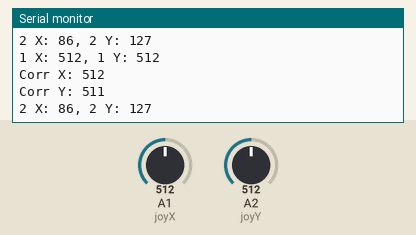
Bench run of a sketch on a simulated Arduino Uno, built with avr-gcc and run on an emulated ATmega328P. Shown: the last lines printed to the serial monitor. The inputs (shaded band) are chosen by the test bench; at power-on: A2 (joyY) = 512, A1 (joyX) = 512. No radio packets arrive unless stated.

Above: at 3.7 s.
3.8 s: A2 (joyY) set to 109
At 4.8 s:
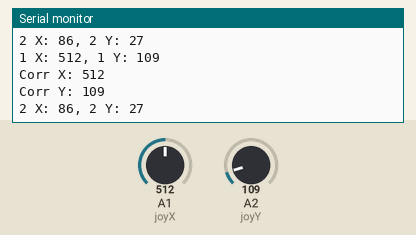
5.3 s: A2 (joyY) set to 93
At 5.8 s:
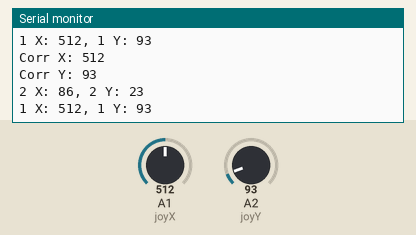
6.8 s: A1 (joyX) set to 11
At 7.9 s:
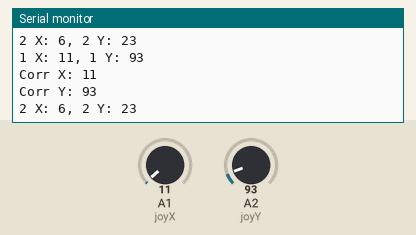
8.3 s: A1 (joyX) set to 8
At 9.0 s:
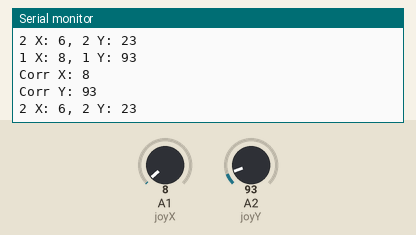
Timing chart, 0 to 11.3 s (numbered marks = the images above; inputs shaded):
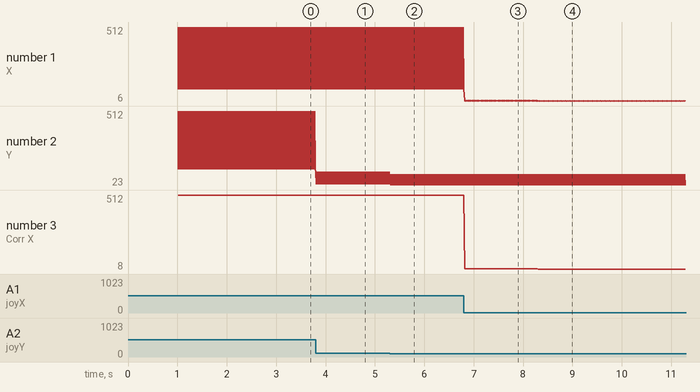

The sketch:

RCRemoteControl.ino
```cpp
#include <SPI.h>
#include "RF24.h"

RF24 myRadio (7, 8);
byte addresses[][6] = {"0"};


struct joystic_t
{
  int joyX;
  int joyY;
  int horn;
  int lights;
  char crypto[16] = "Q2hyaXN0b3NDYXI=";
  void clear()
  {
    joyX = 90;
    joyY = 128;
    lights = 0;
    horn = 0;
  }
};


typedef struct joystic_t JoysticS;
JoysticS joy_s;
const int x_joyB = 0;
const int joyX = 1;
const int joyY = 2;
const int y_joyB = 3;
int joyValX, joyValY;

int lights = HIGH;
int horn = HIGH;
const int correctionX = 4;
const int correctionY = 4;

const int joyX_min = 0;
const int joyX_max = 750;
const int joyY_min = 0;
const int joyY_max = 1023;
const int motor_min = 0;
const int motor_max = 255;
const int servo_min = 5;
const int servo_max = 125;

void setup()
{
  Serial.begin(115200);
  delay(10);

  pinMode(x_joyB, INPUT);
  pinMode(y_joyB, INPUT);

  myRadio.begin();
  myRadio.setChannel(100);
  myRadio.setPALevel(RF24_PA_MAX);
  myRadio.setDataRate( RF24_250KBPS );
  myRadio.openWritingPipe( addresses[0]);
  delay(1000);
}

void correctValues(int& joyX, int& joyY)
{
  if(joyX >= joyX_min + (joyX_max-joyX_min)/2 && joyX <= joyX_min + (joyX_max-joyX_min)/2 + correctionX)
    joyX = joyX_min + (joyX_max-joyX_min)/2;
  if(joyX < joyX_min)
    joyX = joyX_min;
  if(joyX > joyX_max)
    joyX = joyX_max;
  if(joyY >= joyY_min + (joyY_max-joyY_min)/2 && joyY <= joyY_min + (joyY_max-joyY_min)/2 + correctionY)
    joyY = joyY_min + (joyY_max-joyY_min)/2;
  if(joyY < joyY_min)
    joyY = joyY_min;
  if(joyY > joyY_max)
    joyY = joyY_max;

  Serial.print("Corr X: ");
  Serial.println(joyX);
  Serial.print("Corr Y: ");
  Serial.println(joyY);
}

void loop()
{
  joyValX = analogRead(joyX);
  Serial.print("1 X: ");
  Serial.print(joyValX);
  joyValY = analogRead(joyY);
  Serial.print(", 1 Y: ");
  Serial.println(joyValY);
  correctValues(joyValX, joyValY);
  joyValX = map(joyValX, joyX_min, joyX_max, servo_min, servo_max);
  joyValY = map(joyValY, joyY_min, joyY_max, motor_min, motor_max);
  Serial.print("2 X: ");
  Serial.print(joyValX);
  Serial.print(", 2 Y: ");
  Serial.println(joyValY);
  joy_s.joyX = joyValX;
  joy_s.joyY = joyValY;

/*  int x_joy_button = digitalRead(x_joyB);
  if(x_joy_button == LOW)
  {
    if(lights == LOW)
      lights = HIGH;
    else
      lights = LOW;

    Serial.print("Button lights pressed: ");
    Serial.println(lights);
    joy_s.lights = lights;
  }

  int y_joy_button = digitalRead(y_joyB);
  if(y_joy_button == LOW)
  {
    if(horn == LOW)
      horn = HIGH;
    else
      horn = LOW;

    Serial.print("Button horn pressed: ");
    Serial.println(horn);
    joy_s.horn = horn;
  }
*/
//  Serial.print("Lights: ");
//  Serial.println(lights);

  myRadio.write(&joy_s, sizeof(joy_s));

  delay(20);
}
```

Measured:
- after the input at 3.8 s, the serial monitor: prints a new line at once (image 1)
- after the input at 5.3 s, the serial monitor: prints a new line at once (image 2)
- after the input at 6.8 s, the serial monitor: prints a new line at once (image 3)
- after the input at 8.3 s, the serial monitor: prints a new line at once (image 4)
- plotted number 1: 86 → 6 after the input at 6.8 s
- plotted number 2: 127 → 27 after the input at 3.8 s, 27 → 23 after the input at 5.3 s
- plotted number 3: 512 → 11 after the input at 6.8 s, 11 → 8 after the input at 8.3 s
